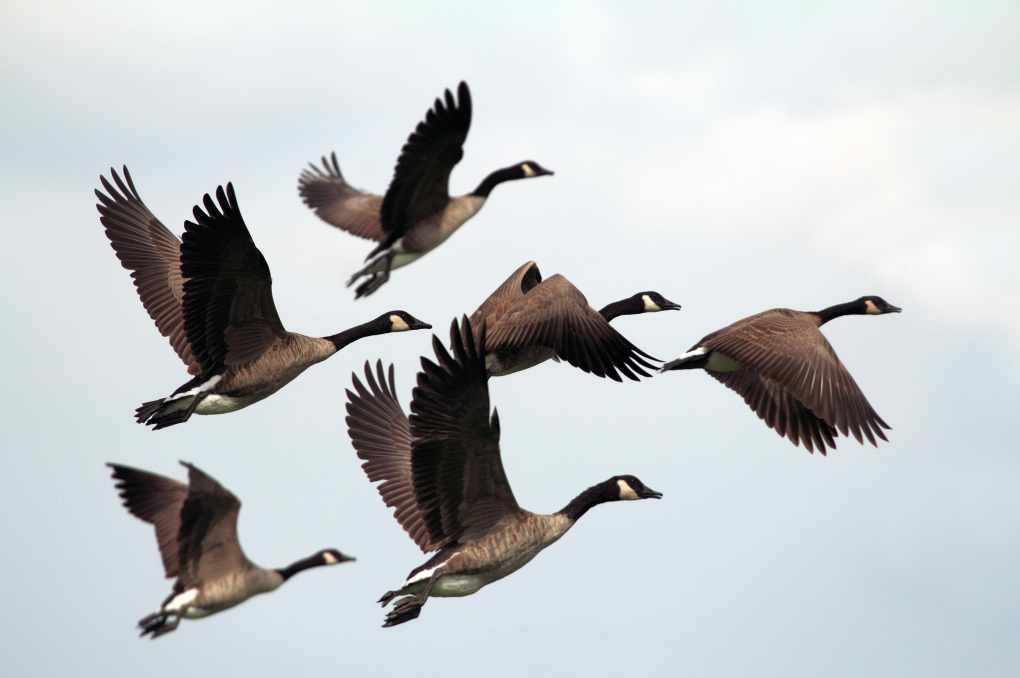
#> input picture liif/chosen_images/0896.png, 2040 x 1356 px, found by its file name (shown at 1/2 size)
$ python crop_image.py
#> lines starting #> are read from the running program, lines starting #| are printed output that depends on the picture
from PIL import Image
import os


def crop_image(input_path, center_x, center_y, patch_size_x, patch_size_y, output_folder, tag):
    # Open the image
#> called with input_path = 'load/div2k/DIV2K_valid_HR/0896.png', center_x = 1660, center_y = 815, patch_size_x = 256, patch_size_y = 256, output_folder = 'test_images/compare_crops/**merge-0896-o', tag = '2-butterfly-x2-GT'
    image = Image.open(input_path)
#> image is the input picture: PIL image 2040x1356 RGB; mean R, G, B 194.6, 198.1, 200.3

    # [8 lines of commented-out code are left out]
    left = center_x - patch_size_x // 2
    top = center_y - patch_size_y // 2
    right = left + patch_size_x
    bottom = top + patch_size_y

    # Crop the image
    cropped_image = image.crop((left, top, right, bottom))
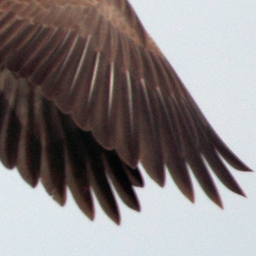
#> cropped_image: PIL image 256x256 RGB; mean R, G, B 136.3, 129.3, 129.4

    # Create the output folder if it doesn't exist
    if not os.path.exists(output_folder):
        os.makedirs(output_folder)

    # Save the cropped image with the given tag
    output_path = os.path.join(output_folder, f"{tag}.png")
    cropped_image.save(output_path)


if __name__ == "__main__":
    # Example usage:
    #input_path = "../../../mngo_datasets/load/div2k/DIV2K_valid_HR/epoch-img-0_pred.png"
    #input_path = "../../../mngo_datasets/load/benchmark/Urban100/HR/img004.png"
    scales = [2, 3, 4, 6, 8, 12, 18, 24, 30]
    tags = ["lsdir-1to4-edge-crop", "lsdir-1to4-traditional", "lsdir-1toMax-edge-crop", "lsdir-1toMax",
            "div2k-1toMax-edge-crop", "div2k-1toMax", "div2k-1to4-edge-crop", "div2k-1to4-traditional"]

    for scale in scales:
        for tag in tags:
            # input_path = "test_images-x/test_images-x"+str(scale)+"/_test-chosen-" + \
            #    str(scale)+"_" + tag + "/epoch-img-28_pred.png"
            # input_path = "test-images-ciaosr/chosen-x" + \
            #    str(scale) + "/butterfly.png"
            input_path = "load/div2k/DIV2K_valid_HR/0896.png"
            tag = 'ciaosr'
            tag = "GT"
            tag = "butterfly-x" + str(scale) + "-" + tag
            folder = "**merge-0896-o"
            # [4 lines of commented-out code are left out]
            center_x = 1660
            center_y = 815
            patch_size_x = 256
            # 128  # 200 # 128 + 20 #128 #128 #256 # 512 # 512 #128 #256
            patch_size_y = patch_size_x
            # [4 lines of commented-out code are left out]
            output_folder = "test_images/compare_crops/" + folder

            crop_image(input_path, center_x, center_y, patch_size_x,
                       patch_size_y, output_folder, str(scale) + "-" + tag)
